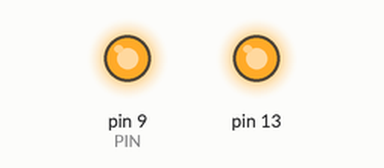
Simulated run of this sketch. Board: Arduino Uno, built with avr-gcc and run on an emulated ATmega328P. Shown: output pins drawn as LEDs (lit = HIGH).

Above: at 1.0 s.
At 3.0 s:
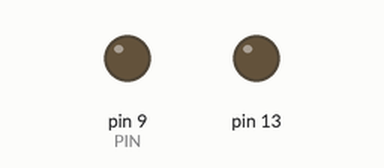
Timing chart, 0 to 5.2 s (numbered marks = the images above):
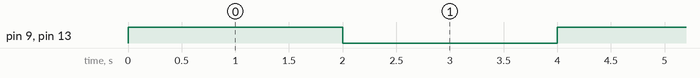

The sketch:

Solenoid-Test.ino
```cpp
//----CONFIG----
#define PIN 9

void setup()
{
  pinMode(PIN, OUTPUT);
  pinMode(13, OUTPUT);
}

void loop()
{
  digitalWrite(PIN, HIGH);
  digitalWrite(13, HIGH);
  delay(2000);
  digitalWrite(PIN, LOW);
  digitalWrite(13, LOW);
  delay(2000);
}
```

Measured:
- by itself, pin 9 (PIN), pin 13: alternates HIGH for 2.0 s and LOW for 2.0 s
